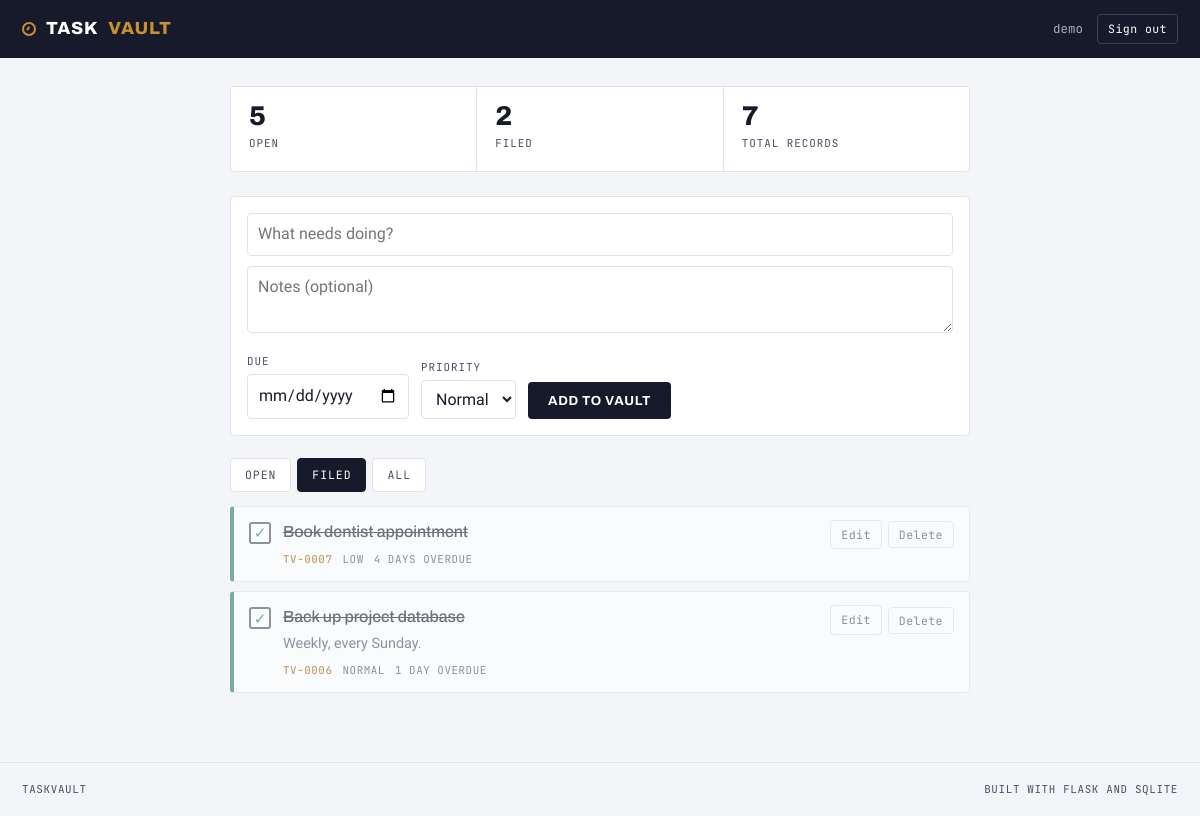
The page /?view=done (signed in) on the database its author committed.
### tables this page shows
CREATE TABLE tasks (
    id         INTEGER PRIMARY KEY AUTOINCREMENT,
    user_id    INTEGER NOT NULL,
    title      TEXT NOT NULL,
    notes      TEXT NOT NULL DEFAULT '',
    due_date   TEXT,
    priority   TEXT NOT NULL DEFAULT 'normal',
    completed  INTEGER NOT NULL DEFAULT 0,
    created_at TEXT NOT NULL,
    FOREIGN KEY (user_id) REFERENCES users(id) ON DELETE CASCADE
);

### app.py (the view)
@app.route("/")
@login_required
def index():
    view = request.args.get("view", "active")
    query = "SELECT * FROM tasks WHERE user_id = ?"
    params = [session["user_id"]]
    if view == "active":
        query += " AND completed = 0"
    elif view == "done":
        query += " AND completed = 1"
    query += """ ORDER BY completed ASC,
                 CASE WHEN due_date IS NULL OR due_date = '' THEN 1 ELSE 0 END,
                 due_date ASC, id DESC"""
    tasks = get_db().execute(query, params).fetchall()
    counts = get_db().execute(
        """SELECT
             COUNT(*) AS total,
             SUM(CASE WHEN completed = 0 THEN 1 ELSE 0 END) AS active,
             SUM(CASE WHEN completed = 1 THEN 1 ELSE 0 END) AS done
           FROM tasks WHERE user_id = ?""",
        (session["user_id"],),
    ).fetchone()
    return render_template(
        "index.html",
        tasks=tasks,
        view=view,
        counts=counts,
        today=date.today().isoformat(),
        priorities=PRIORITIES,
    )

### app.py (called while the page is built)
def get_db():
    if "db" not in g:
        g.db = sqlite3.connect(DATABASE)
        g.db.row_factory = sqlite3.Row
        g.db.execute("PRAGMA foreign_keys = ON")
    return g.db

def login_required(view):
    @wraps(view)
    def wrapped(*args, **kwargs):
        if session.get("user_id") is None:
            return redirect(url_for("login"))
        return view(*args, **kwargs)
    return wrapped

@app.context_processor
def inject_user():
    return {"current_user": session.get("username")}

@app.template_filter("prettydate")
def prettydate(value):
    if not value:
        return "No due date"
    try:
        d = datetime.strptime(value, "%Y-%m-%d").date()
    except ValueError:
        return value
    delta = (d - date.today()).days
    if delta == 0:
        return "Due today"
    if delta == 1:
        return "Due tomorrow"
    if delta == -1:
        return "1 day overdue"
    if delta < 0:
        return f"{abs(delta)} days overdue"
    return d.strftime("%d %b %Y")

@app.template_filter("overdue")
def overdue(value):
    if not value:
        return False
    try:
        return datetime.strptime(value, "%Y-%m-%d").date() < date.today()
    except ValueError:
        return False

### taskvault/taskvault/templates/index.html (shortened to what this page needs)
{% extends "layout.html" %}
{% block content %}
<section class="ledger">
  <div class="ledger-stat">
    <span class="ledger-num">{{ counts.active or 0 }}</span>
    <span class="ledger-label">Open</span>
  </div>
  <div class="ledger-stat">
    <span class="ledger-num">{{ counts.done or 0 }}</span>
    <span class="ledger-label">Filed</span>
  </div>
  <div class="ledger-stat">
    <span class="ledger-num">{{ counts.total or 0 }}</span>
    <span class="ledger-label">Total records</span>
  </div>
</section>
<form class="composer" method="post" action="{{ url_for('add_task') }}">
  <input class="composer-title" type="text" name="title" placeholder="What needs doing?" maxlength="200" required autocomplete="off">
  <textarea class="composer-notes" name="notes" rows="2" placeholder="Notes (optional)" maxlength="1000"></textarea>
  <div class="composer-row">
    <label class="field">
      <span>Due</span>
      <input type="date" name="due_date">
    </label>
    <label class="field">
      <span>Priority</span>
      <select name="priority">
        {% for p in priorities %}
          <option value="{{ p }}" {% if p == 'normal' %}selected{% endif %}>{{ p|capitalize }}</option>
        {% endfor %}
      </select>
    </label>
    <button class="btn-primary" type="submit">Add to vault</button>
  </div>
</form>
<nav class="tabs">
  <a class="tab {% if view == 'active' %}is-on{% endif %}" href="{{ url_for('index', view='active') }}">Open</a>
  <a class="tab {% if view == 'done' %}is-on{% endif %}" href="{{ url_for('index', view='done') }}">Filed</a>
  <a class="tab {% if view == 'all' %}is-on{% endif %}" href="{{ url_for('index', view='all') }}">All</a>
</nav>
{% if tasks %}
<ul class="records">
  {% for task in tasks %}
  <li class="record p-{{ task.priority }} {% if task.completed %}is-done{% endif %}">
    <form class="record-check" method="post" action="{{ url_for('toggle_task', task_id=task.id) }}">
      <button type="submit" class="checkbox" aria-label="{% if task.completed %}Reopen{% else %}Mark done{% endif %}">
        {% if task.completed %}&#10003;{% endif %}
      </button>
    </form>
    <div class="record-body">
      <p class="record-title">{{ task.title }}</p>
      {% if task.notes %}<p class="record-notes">{{ task.notes }}</p>{% endif %}
      <p class="record-meta">
        <span class="rec-id">TV-{{ '%04d' % task.id }}</span>
        <span class="rec-pri">{{ task.priority }}</span>
        <span class="rec-due {% if task.due_date|overdue and not task.completed %}is-late{% endif %}">
          {{ task.due_date|prettydate }}
        </span>
      </p>
    </div>
    <div class="record-actions">
      <a class="btn-quiet" href="{{ url_for('edit_task', task_id=task.id) }}">Edit</a>
      <form method="post" action="{{ url_for('delete_task', task_id=task.id) }}"
            onsubmit="return confirm('Delete this task permanently?');">
        <button class="btn-quiet btn-danger" type="submit">Delete</button>
      </form>
    </div>
  </li>
  {% endfor %}
</ul>
{% else %}
<div class="empty">
  <p class="empty-head">Nothing filed here yet.</p>
  <p>Add your first task using the box above.</p>
</div>
{% endif %}
{% endblock %}

### taskvault/taskvault/static/styles.css (style rules this page uses)
:root { --ink: #171A2B; --ink-soft: #4A4F66; --paper: #F4F5F8; --card: #FFFFFF; --line: #DFE2EA; --brass: #C8912F; --brass-deep: #A2731F; --keep: #2C7A63; --late: #B23A34; --radius: 4px; }
* { box-sizing: border-box; }
body { margin: 0; background: var(--paper); color: var(--ink); font-family: "Source Sans 3", system-ui, sans-serif; font-size: 16px; line-height: 1.55; -webkit-font-smoothing: antialiased; }
a { color: var(--ink); }
.ledger { display: flex; gap: 0; border: 1px solid var(--line); background: var(--card); border-radius: var(--radius); overflow: hidden; margin-bottom: 24px; }
.ledger-stat { flex: 1; padding: 16px 18px; border-right: 1px solid var(--line); }
.ledger-stat:last-child { border-right: 0; }
.ledger-num { display: block; font-family: "Archivo", sans-serif; font-weight: 800; font-size: 1.7rem; line-height: 1; }
.ledger-label { font-family: "JetBrains Mono", monospace; font-size: 0.68rem; text-transform: uppercase; letter-spacing: 0.09em; color: var(--ink-soft); }
.composer { background: var(--card); border: 1px solid var(--line); border-radius: var(--radius); padding: 16px; margin-bottom: 22px; }
.composer-title { width: 100%; border: 0; border-bottom: 2px solid var(--line); background: transparent; padding: 6px 0 9px; font-family: "Archivo", sans-serif; font-size: 1.05rem; font-weight: 500; color: var(--ink); }
.composer-notes { width: 100%; margin-top: 10px; border: 1px solid var(--line); border-radius: var(--radius); padding: 8px 10px; font: inherit; resize: vertical; }
.composer-row { display: flex; align-items: flex-end; gap: 12px; margin-top: 12px; flex-wrap: wrap; }
.field { display: flex; flex-direction: column; gap: 4px; }
.field > span, .field-block > span { font-family: "JetBrains Mono", monospace; font-size: 0.68rem; text-transform: uppercase; letter-spacing: 0.09em; color: var(--ink-soft); }
input[type="text"], input[type="password"], input[type="date"], select, textarea { font: inherit; color: var(--ink); border: 1px solid var(--line); border-radius: var(--radius); padding: 8px 10px; background: #fff; }
.btn-primary { font-family: "Archivo", sans-serif; font-weight: 700; font-size: 0.82rem; letter-spacing: 0.05em; text-transform: uppercase; background: var(--ink); color: #fff; border: 0; border-radius: var(--radius); padding: 11px 20px; cursor: pointer; transition: background 0.15s; }
.btn-quiet { display: inline-block; font-family: "JetBrains Mono", monospace; font-size: 0.72rem; letter-spacing: 0.04em; padding: 5px 10px; border: 1px solid var(--line); border-radius: var(--radius); background: transparent; color: var(--ink-soft); text-decoration: none; cursor: pointer; }
.tabs { display: flex; gap: 6px; margin-bottom: 14px; }
.tab { font-family: "JetBrains Mono", monospace; font-size: 0.72rem; text-transform: uppercase; letter-spacing: 0.08em; padding: 7px 14px; border: 1px solid var(--line); border-radius: var(--radius); background: var(--card); color: var(--ink-soft); text-decoration: none; }
.tab.is-on { background: var(--ink); color: #fff; border-color: var(--ink); }
.records { list-style: none; margin: 0; padding: 0; }
.record { display: flex; align-items: flex-start; gap: 12px; background: var(--card); border: 1px solid var(--line); border-left: 4px solid var(--ink-soft); border-radius: var(--radius); padding: 13px 15px; margin-bottom: 9px; }
.record.p-normal { border-left-color: var(--brass); }
.record.p-low { border-left-color: #9AA1B8; }
.record.is-done { opacity: 0.6; border-left-color: var(--keep); }
.record.is-done .record-title { text-decoration: line-through; }
.record-check { margin: 0; }
.checkbox { width: 22px; height: 22px; margin-top: 2px; border: 2px solid var(--ink-soft); border-radius: 3px; background: #fff; color: var(--keep); font-size: 0.95rem; line-height: 1; cursor: pointer; padding: 0; }
.record-body { flex: 1; min-width: 0; }
.record-title { margin: 0; font-family: "Archivo", sans-serif; font-weight: 500; font-size: 1rem; word-break: break-word; }
.record-notes { margin: 3px 0 0; font-size: 0.9rem; color: var(--ink-soft); word-break: break-word; }
.record-meta { margin: 7px 0 0; display: flex; flex-wrap: wrap; gap: 10px; font-family: "JetBrains Mono", monospace; font-size: 0.68rem; letter-spacing: 0.05em; color: var(--ink-soft); text-transform: uppercase; }
.rec-id { color: var(--brass-deep); font-weight: 600; }
.record-actions { display: flex; gap: 6px; align-items: center; }
.record-actions form { margin: 0; }

### rows shown on the page
tasks: title "Book dentist appointment", id "0007", priority "LOW", due_date|prettydate "4 DAYS OVERDUE"
tasks: title "Back up project database", notes "Weekly, every Sunday.", id "0006", priority "NORMAL", due_date|prettydate "1 DAY OVERDUE"

### other values the page prints
{{ current_user }} "demo"
{{ counts.active or 0 }} "5"
{{ counts.done or 0 }} "2"
{{ counts.total or 0 }} "7"
form field priority "Normal"
